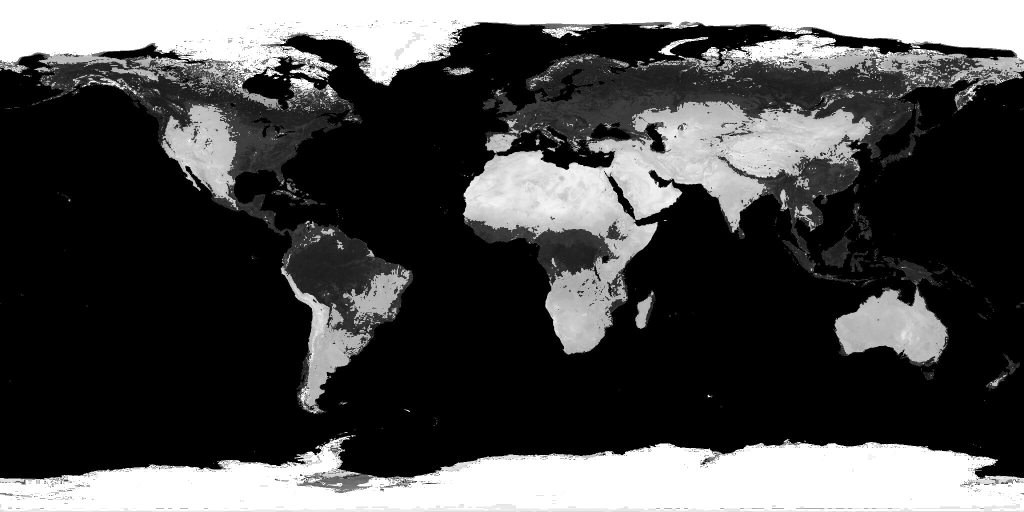
#> input picture earth.jpg, 2048 x 1024 px (shown at 1/2 size)
$ python texturePlot.py
#> lines starting #> are read from the running program, lines starting #| are printed output that depends on the picture
import plotly.graph_objects as go
import numpy as np
from PIL import Image

def sphere(size, texture):
    N_lat = int(texture.shape[0])
    N_lon = int(texture.shape[1])
    theta = np.linspace(0,2*np.pi,N_lat)
    phi = np.linspace(0,np.pi,N_lon)

    # Set up coordinates for points on the sphere
    x0 = size * np.outer(np.cos(theta),np.sin(phi))
    y0 = size * np.outer(np.sin(theta),np.sin(phi))
    z0 = size * np.outer(np.ones(N_lat),np.cos(phi))

    # Set up trace
    return x0,y0,z0

def plane(puntos_array):
    """" Devuelve un plano que pasa por tres puntos
            PARAMETROS: `puntos_array` array de tres puntos por los que debe pasar el plano
    """
    v1Plano = np.array(puntos_array[1]) - np.array(puntos_array[0])
    v2Plano = np.array(puntos_array[2]) - np.array(puntos_array[0])
    normalPlano = np.cross(v1Plano, v2Plano)
    a, b, c = normalPlano
    d = np.dot(normalPlano, puntos_array[0])
    #print(f"{a}x +  {b}y +  {c}z  + {d} = 0")

    # Genera una malla de puntos en el plano

    X, Y = np.meshgrid(np.linspace(0, 533, 533), np.linspace(0, 800, 800))
    Z = (d - a*X - b*Y) / c
    return X, Y, Z


planet_name = 'acera'
Texture = np.asarray(Image.open('earth.jpg'.format(planet_name))).T
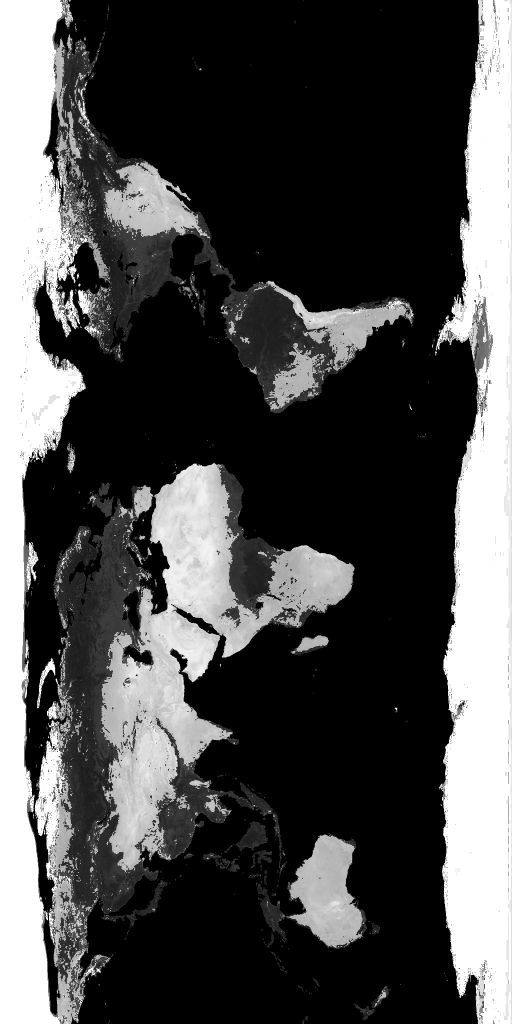
#> Texture: shape (2048, 1024) (shown at 1/2 size); min 0, max 255, mean 75.1
points = [[1, 0, 0], [0, 1, 0], [0,0,0]]
#rgb(30, 59, 117)
colorscale =[[0.0, 'rgb(80,80,180)'],

            [0.1, 'rgb(46, 680, 21)'],
            [0.2, 'rgb(74, 96, 280)'],
            [0.3, 'rgb(115,141,900)'],
            [0.4, 'rgb(122, 126, 750)'],

            [0.6, 'rgb(122, 1260, 75)'],
            [0.7, 'rgb(141,1015,96)'],
            [0.8, 'rgb(223, 197, 170)'],
            [0.9, 'rgb(237,214,183)'],

            [1.0, 'rgb(255, 255, 255)']]

# /* CSS HEX */
# --silver: #B9B6B4ff;
# --silver-2: #ADAAA8ff;
# --silver-3: #C5C3C3ff;
# --battleship-gray: #938F8Dff;
# --taupe: #403934ff;
# --silver-4: #CCCAC9ff;
# --taupe-gray: #A19F9Eff;
# --walnut-brown: #605953ff;
# --silver-5: #BEBCBBff;
# --gray: #817C78ff;
radius = 3
x,y,z = sphere(radius,Texture)
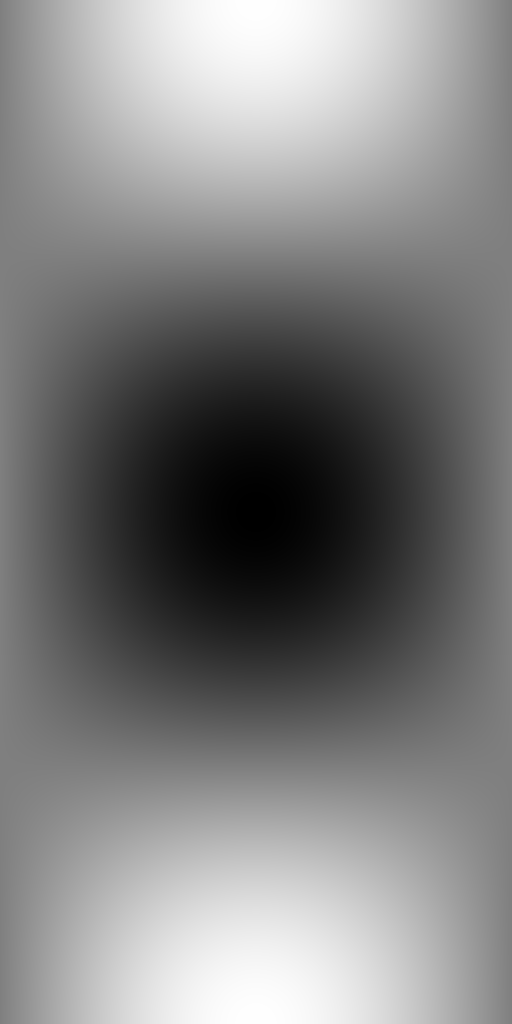
#> x: shape (2048, 1024) float64 (shown at 1/2 size); min -3, max 3, mean 0.000932; drawn with min black and max white
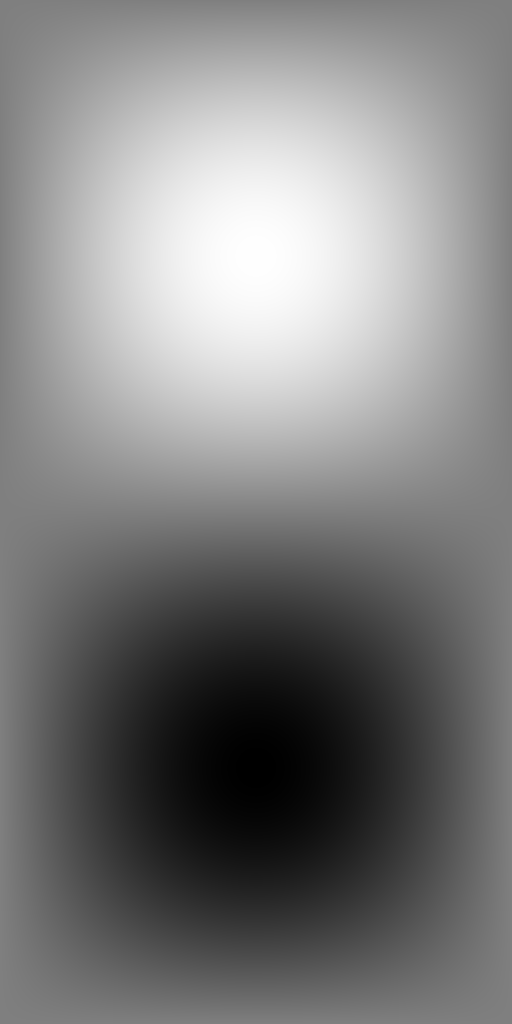
#> y: shape (2048, 1024) float64 (shown at 1/2 size); min -3, max 3, mean -8e-17; drawn with min black and max white
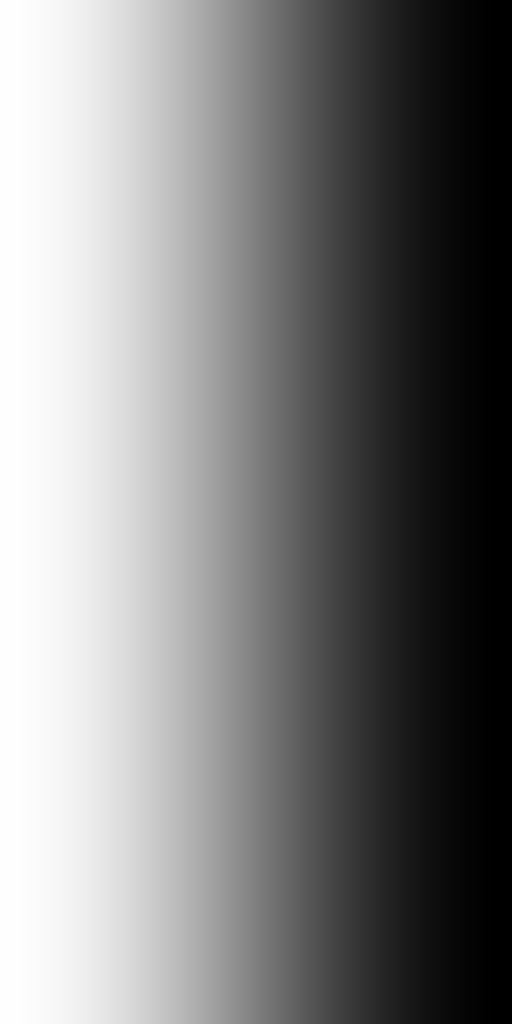
#> z: shape (2048, 1024) float64 (shown at 1/2 size); min -3, max 3, mean 0; drawn with min black and max white
surf = go.Surface(x=x, y=y, z=z,
                  surfacecolor=Texture,
                  colorscale=colorscale)

X, Y, Z = plane(points)
surf2 = go.Surface(x=X, y=Y, z=Z,
                  surfacecolor=Texture,
                  colorscale=colorscale)

layout = go.Layout(scene=dict(aspectratio=dict(x=.5, y=.5, z=.5)))

fig = go.Figure(data=[surf2], layout=layout)

fig.write_html("texturePlanet.html")
